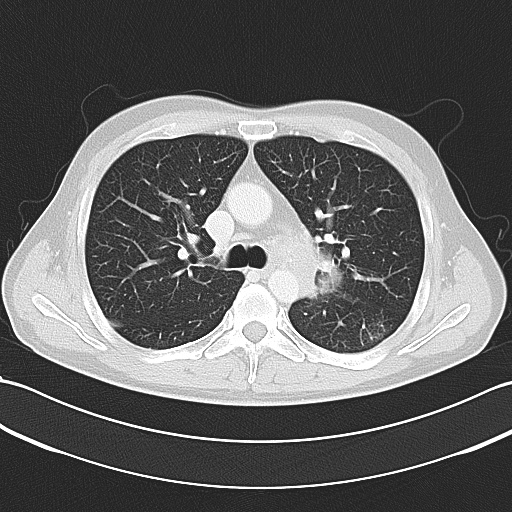
#> input picture data/4_lung_cancer_min/shoesSamples/PNGImages/1_IMG28.jpg, 512 x 512 px
$ jupyter execute uint2float32.ipynb   (shell and % lines are left out)
#> lines starting #> are read from the running program, lines starting #| are printed output that depends on the picture
[cell 1]
import cv2
import numpy as np
import matplotlib.image as mpimg
import matplotlib.pyplot as plt

[cell 2]
# [26 lines of commented-out code are left out]

[cell 3]
x = mpimg.imread("1_IMG28.jpg")
#> x is the input picture: shape (512, 512); min 27, max 255, mean 98.7
f32 = np.array(x/255.999, dtype='f')
fig = plt.figure()
plt.imshow(f32)
fig.savefig('myfig.png')

[cell 4]
a = mpimg.imread("myfig.png")
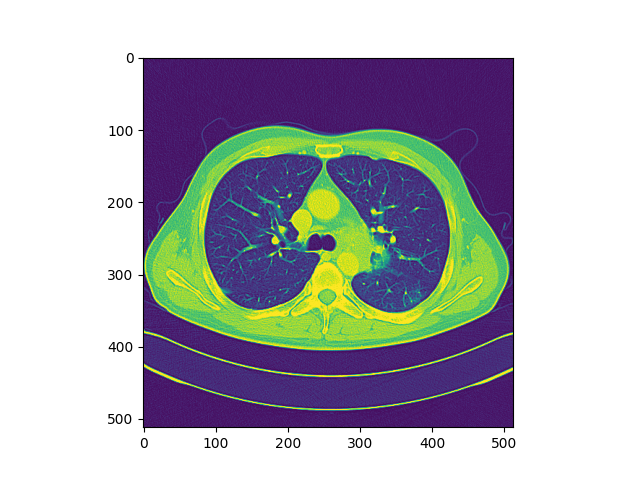
#> a: shape (480, 640, 4) float32; mean R, G, B, A 0.704, 0.702, 0.728, 1
plt.imshow(a)

[cell 5]
a

[cell 6]
mpimg.imread("f32.jpg")
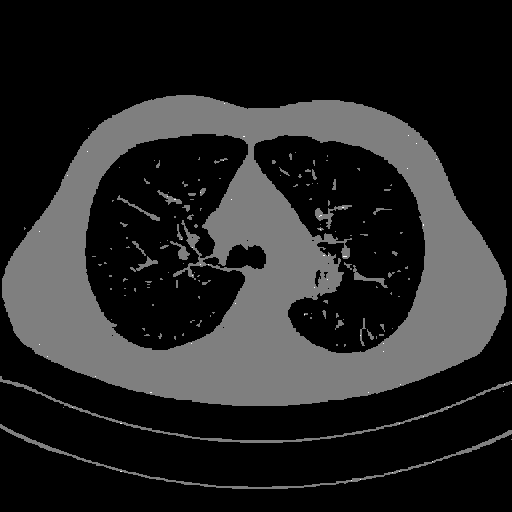
#> input picture data/4_lung_cancer_min/shoesSamples/PNGImages/f32.jpg, 512 x 512 px

[cell 7]
x = mpimg.imread("1_IMG28.jpg")
x

[cell 8]
c = mpimg.imread("1_IMG28.png")
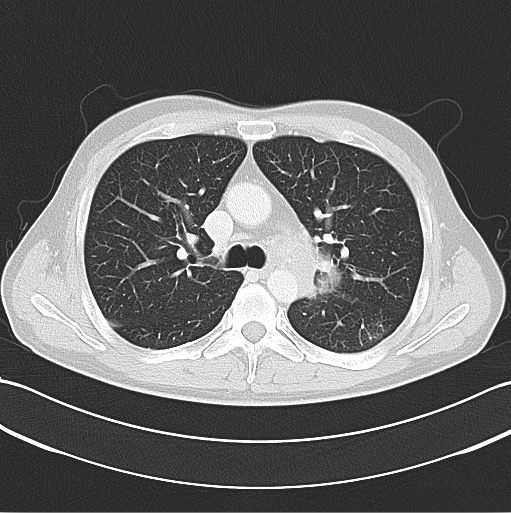
#> input picture data/4_lung_cancer_min/shoesSamples/PNGImages/1_IMG28.png, 511 x 513 px
#> c is the input picture: shape (513, 511, 3) float32; mean R, G, B 0.396, 0.396, 0.396
c

[cell 9]
c = mpimg.imread("f32.jpg")
#> c is the input picture: shape (512, 512, 3); min 0, max 2, mean 0.298
